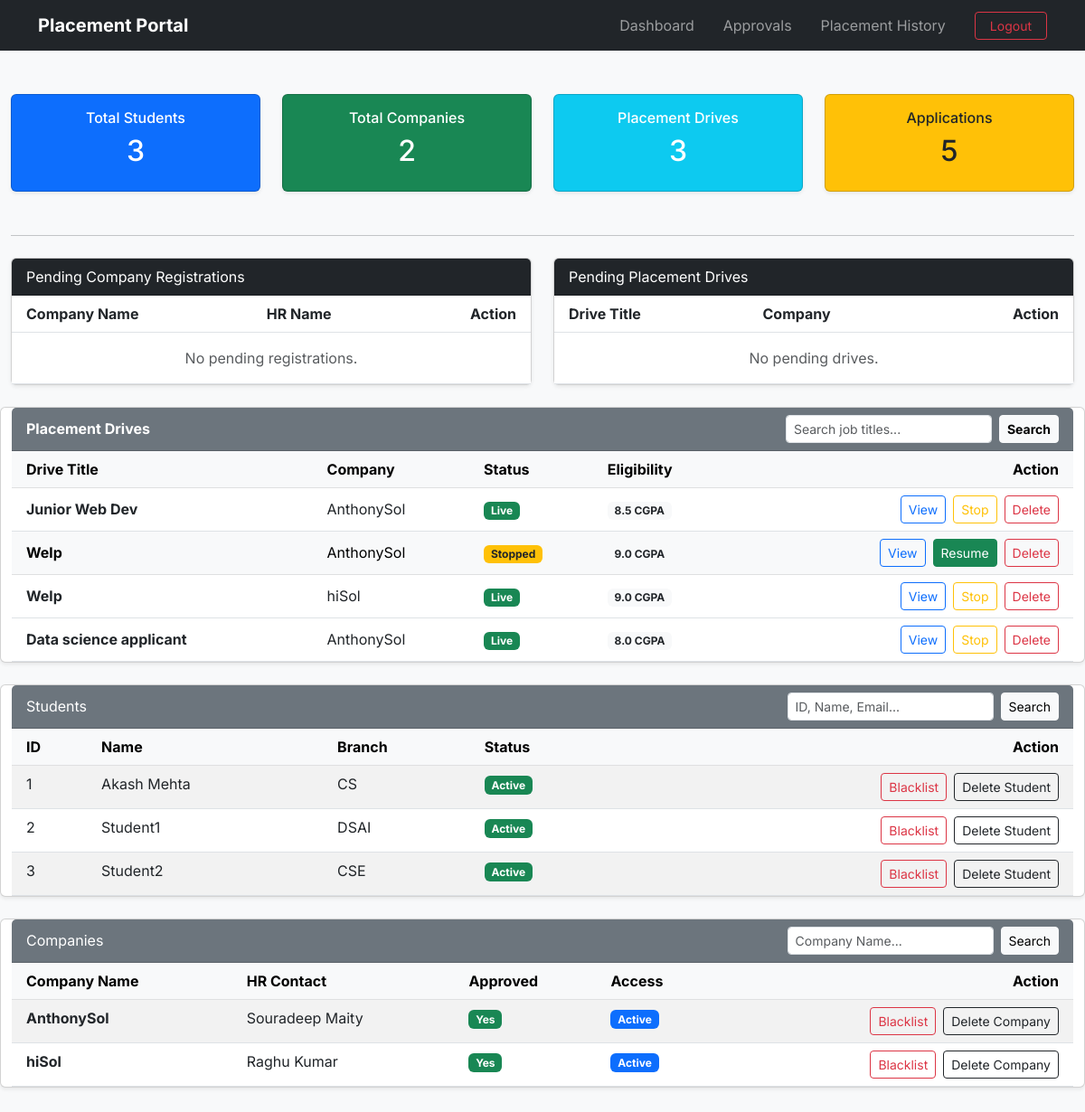
The app's page /admin/dashboard (signed in), older data.
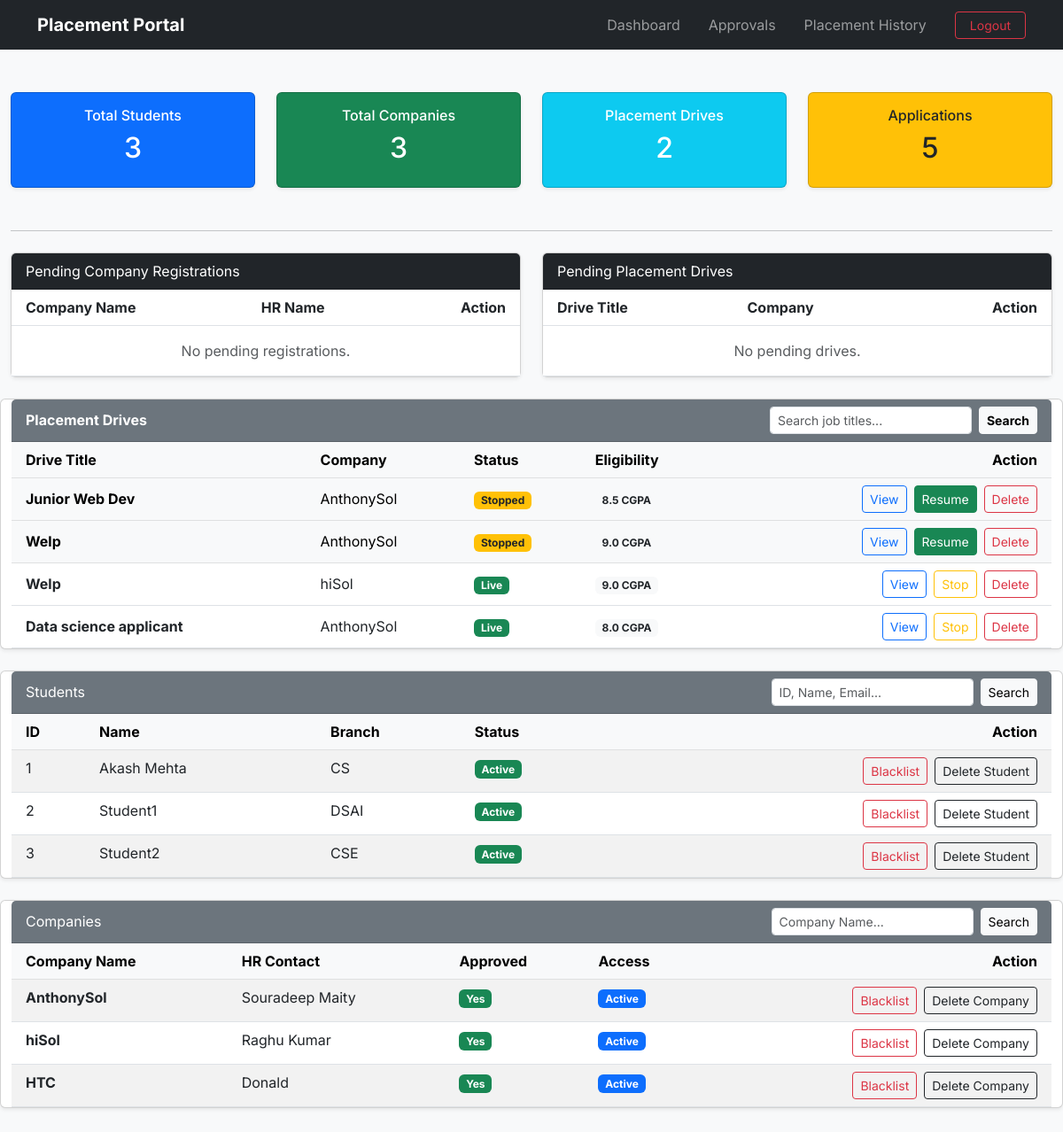
The same page, newer data.
### application/models.py (models this page shows)
class PlacementDrive(db.Model):
    __tablename__="placement_drives"
    id=db.Column(db.Integer(),primary_key=True)
    company_id=db.Column(db.Integer(),db.ForeignKey("companies.id"),nullable=False)
    job_title=db.Column(db.String(200),nullable=False)
    job_description=db.Column(db.Text(),nullable=False)
    job_location=db.Column(db.String(200),nullable=False)
    eligibility_CGPA=db.Column(db.Float(),nullable=False)
    eligibility_criteria_others=db.Column(db.Text(),nullable=True)
    deadline=db.Column(db.DateTime(),nullable=False)
    status=db.Column(db.String(30),default='Pending') #Pending, Approved, Denied or Closed. Will be done by Admin
    allowed_branches=db.Column(db.Text(),nullable=False)
    allowed_years=db.Column(db.Text(),nullable=False)
    created_at=db.Column(db.DateTime(),default=datetime.now)
    company=db.relationship("Company",back_populates="drives") #Child side
    applications=db.relationship("Application",back_populates="drive",cascade="all,delete-orphan") #Parent side

class Company(db.Model):
    __tablename__="companies"
    id=db.Column(db.Integer(),primary_key=True)
    user_id=db.Column(db.Integer(),db.ForeignKey("users.id"),nullable=False)
    company_name=db.Column(db.String(200),nullable=False)
    hr_name=db.Column(db.String(100),nullable=True)
    hr_contact=db.Column(db.String(100),nullable=True)
    website=db.Column(db.String(200),nullable=True)
    is_approved=db.Column(db.Boolean(),default=False) # Until Admin toggles this on the company wont be approved and wont be shown in dashboard
    user=db.relationship("User",back_populates="company") #Child side
    drives=db.relationship("PlacementDrive",back_populates="company",cascade="all,delete-orphan") #Parent side

class Student(db.Model):
    __tablename__="students"
    id=db.Column(db.Integer(),primary_key=True)
    user_id=db.Column(db.Integer(),db.ForeignKey("users.id"),nullable=False)
    name=db.Column(db.String(100),nullable=False)
    college=db.Column(db.String(200),nullable=False)
    branch=db.Column(db.String(100),nullable=False)
    semester=db.Column(db.String(10),nullable=False)
    cgpa=db.Column(db.Float(),nullable=False)
    resume_path=db.Column(db.String(400)) #This will store the file path of where the resume is stored
    user=db.relationship("User",back_populates="student") #Child side
    applications=db.relationship("Application",back_populates="student",cascade="all,delete-orphan") #Parent side

class User(db.Model):
    __tablename__="users"
    id=db.Column(db.Integer(),primary_key=True)
    username=db.Column(db.String(100),nullable=False,unique=True)
    email=db.Column(db.String(200),nullable=False,unique=True)
    password=db.Column(db.String(255),nullable=False)
    role=db.Column(db.String(10),nullable=False,default="student")
    created_at=db.Column(db.DateTime(),default=datetime.now)
    is_blacklisted=db.Column(db.Boolean(),default=False)
    company=db.relationship("Company",back_populates="user",uselist=False,cascade="all,delete-orphan")
    student=db.relationship("Student",back_populates="user",uselist=False,cascade="all,delete-orphan")

### application/controllers.py (the view, shortened to what this page needs)
@app.route('/admin/dashboard')
def admin_dashboard():
    if session.get('role')!='admin':
        flash('Unauthorized!','danger')
        return redirect(url_for('login'))
    pending_companies=Company.query.filter_by(is_approved=False).all()
    all_students=Student.query.all()
    all_companies=Company.query.all()
    pending_drives=PlacementDrive.query.filter_by(status='Pending').all()
    active_drives=PlacementDrive.query.filter(PlacementDrive.status.in_(['Approved','Stopped'])).all()
    stats = {
        'students': Student.query.count(),
        'companies': Company.query.filter_by(is_approved=True).count(),
        'drives': PlacementDrive.query.filter_by(status='Approved').count(),
        'applications': Application.query.count()
    }
    s_q=request.args.get('student_q','')
    c_q=request.args.get('company_q','')
    student_query=Student.query
    all_students = student_query.all()
    company_query=Company.query.filter_by(is_approved=True)
    all_companies = company_query.all()
    d_q = request.args.get('drive_q', '')
    drive_query = PlacementDrive.query.filter(PlacementDrive.status.in_(['Approved', 'Stopped']))
    if d_q:
        drive_query = drive_query.filter(PlacementDrive.job_title.ilike(f'%{d_q}%') |
                                         PlacementDrive.allowed_branches.ilike(f'%{d_q}%')|
                                         PlacementDrive.allowed_years.ilike(f'%{d_q}%')|
                                         PlacementDrive.company.has(Company.company_name.ilike(f'%{d_q}%')))
    active_drives = drive_query.all()
    return render_template('admin_dashboard.html',
                           stats=stats,
                           pending_companies=pending_companies,
                           students=all_students,
                           all_companies=all_companies,
                           pending_drives=pending_drives,
                           active_drives=active_drives,
                           s_q=s_q,c_q=c_q,d_q=d_q)

### templates/admin_dashboard.html (shortened to what the changed rows need)
{% extends 'base.html' %}
{% block content %}
<div class="container-fluid mt-4">
    <div class="row">
        <div class="col-md-3 mb-4">
            <div class="card bg-primary text-white shadow-sm">
                <div class="card-body text-center">
                    <h2>{{ stats.students }}</h2>
                </div>
            </div>
        </div>
        <div class="col-md-3 mb-4">
            <div class="card bg-success text-white shadow-sm">
                <div class="card-body text-center">
                    <h6>Total Companies</h6>
                    <h2>{{ stats.companies }}</h2>
                </div>
            </div>
        </div>
        <div class="col-md-3 mb-4">
            <div class="card bg-info text-white shadow-sm">
                <div class="card-body text-center">
                    <h6>Placement Drives</h6>
                    <h2>{{ stats.drives }}</h2>
                </div>
            </div>
        </div>
        <div class="col-md-3 mb-4">
            <div class="card bg-warning text-dark shadow-sm">
                <div class="card-body text-center">
                    <h2>{{ stats.applications }}</h2>
                </div>
            </div>
        </div>
    </div>
    <div class="row">
        <div class="col-md-6">
            <div class="card mb-4 shadow-sm">
                <div class="card-body p-0">
                    <table class="table table-hover mb-0">
                        <thead>
                            <tr>
                                <th class="ps-3">Company Name</th>
                                <th>HR Name</th>
                                <th class="text-end pe-3">Action</th>
                            </tr>
                        </thead>
                    </table>
                </div>
            </div>
        </div>
        <div class="col-md-6">
            <div class="card mb-4 shadow-sm">
                <div class="card-body p-0">
                    <table class="table table-hover mb-0">
                        <thead>
                            <tr>
                                <th class="ps-3">Drive Title</th>
                                <th class="ps-3">Company</th>
                                <th class="text-end pe-3">Action</th>
                            </tr>
                        </thead>
                    </table>
                </div>
            </div>
        </div>
        <div class="card shadow-sm mb-4">
        <div class="card-body p-0">
            <table class="table table-hover align-middle mb-0">
                <thead class="table-light">
                    <tr>
                        <th class="ps-3">Drive Title</th>
                        <th>Company</th>
                        <th>Status</th> <th>Eligibility</th>
                        <th class="text-end pe-3">Action</th>
                    </tr>
                </thead>
                <tbody>
                    {% for drive in active_drives %}
                    <tr class="{{ 'table-light text-muted' if drive.status == 'Stopped' }}"> <td class="ps-3">
                            <strong>{{ drive.job_title }}</strong>
                        </td>
                        <td>{{ drive.company.company_name }}</td>
                        <td>
                            {% if drive.status == 'Approved' %}
                                <span class="badge bg-success">Live</span>
                            {% else %}
                                <span class="badge bg-warning text-dark">Stopped</span>
                            {% endif %}
                        </td>
                        <td><span class="badge bg-light text-dark">{{ drive.eligibility_CGPA }} CGPA</span></td>
                        <td class="text-end pe-3">
                            <div class="d-flex justify-content-end gap-2">
                                <a href="{{ url_for('admin_review_drive', drive_id=drive.id) }}" class="btn btn-sm btn-outline-primary">View</a>
                                {% if drive.status == 'Approved' %}
                                    <form action="{{ url_for('stop_drive', drive_id=drive.id) }}" method="POST" class="m-0">
                                        <button type="submit" class="btn btn-sm btn-outline-warning">Stop</button>
                                    </form>
                                {% else %}
                                    <form action="{{ url_for('resume_drive', drive_id=drive.id) }}" method="POST" class="m-0">
                                        <button type="submit" class="btn btn-sm btn-success text-white">Resume</button>
                                    </form>
                                {% endif %}
                                <form action="{{ url_for('delete_drive', drive_id=drive.id) }}" method="POST" class="m-0">
                                    <button type="submit" class="btn btn-sm btn-outline-danger">Delete</button>
                                </form>
                            </div>
                        </td>
                    </tr>
                    {% else %}
                    <tr><td colspan="5" class="text-center py-4 text-muted">No matching drives found.</td></tr>
                    {% endfor %}
                </tbody>
            </table>
        </div>
    </div>
    <div class="card shadow-sm mb-4">
        <div class="card-body p-0">
            <table class="table table-striped mb-0">
                <thead class="table-light">
                    <tr>
                        <th class="ps-3">ID</th>
                        <th>Name</th>
                        <th>Branch</th>
                        <th>Status</th>
                        <th class="text-end pe-3">Action</th>
                    </tr>
                </thead>
                <tbody>
                    {% for student in students %}
                    <tr>
                        <td class="ps-3">{{ student.id }}</td>
                        <td>{{ student.name }}</td>
                        <td>{{ student.branch }}</td>
                        <td>
                            <span class="badge {{ 'bg-danger' if student.user.is_blacklisted else 'bg-success' }}">
                                {{ 'Blacklisted' if student.user.is_blacklisted else 'Active' }}
                            </span>
                        </td>
                        <td class="text-end pe-3">
                            <div class="d-flex justify-content-end gap-2 align-items-center">
                                <form action="{{ url_for('toggle_blacklist', user_id=student.user_id) }}" method="POST" class="m-0">
                                    <button type="submit" class="btn btn-sm {{ 'btn-outline-warning' if student.user.is_blacklisted else 'btn-outline-danger' }}">
                                        {{ 'Activate' if student.user.is_blacklisted else 'Blacklist' }}
                                    </button>
                                </form>
                                <form action="{{ url_for('delete_user', user_id=student.user_id) }}" method="POST" class="m-0">
                                    <button type="submit" class="btn btn-sm btn-outline-dark">Delete Student</button>
                                </form>
                            </div>
                        </td>
                    </tr>
                    {% else %}
                    <tr><td colspan="5" class="text-center py-4 text-muted">No students found matching your search.</td></tr>
                    {% endfor %}
                </tbody>
            </table>
        </div>
    </div>
    <div class="card shadow-sm mb-4">
        <div class="card-body p-0">
            <table class="table table-striped mb-0">
                <thead class="table-light">
                    <tr>
                        <th class="ps-3">Company Name</th>
                        <th>HR Contact</th>
                        <th>Approved</th>
                        <th>Access</th>
                        <th class="text-end pe-3">Action</th>
                    </tr>
                </thead>
                <tbody>
                    {% for company in all_companies %}
                    <tr>
                        <td class="ps-3"><strong>{{ company.company_name }}</strong></td>
                        <td>{{ company.hr_name }}</td>
                        <td>
                            <span class="badge {{ 'bg-success' if company.is_approved else 'bg-warning text-dark' }}">
                                {{ 'Yes' if company.is_approved else 'No' }}
                            </span>
                        </td>
                        <td>
                            <span class="badge {{ 'bg-danger' if company.user.is_blacklisted else 'bg-primary' }}">
                                {{ 'Blacklisted' if company.user.is_blacklisted else 'Active' }}
                            </span>
                        </td>
                        <td class="text-end pe-3">
                            <div class="d-flex justify-content-end gap-2 align-items-center">
                                <form action="{{ url_for('toggle_blacklist', user_id=company.user_id) }}" method="POST" class="m-0">
                                    <button type="submit" class="btn btn-sm {{ 'btn-outline-warning' if company.user.is_blacklisted else 'btn-outline-danger' }}">
                                        {{ 'Activate' if company.user.is_blacklisted else 'Blacklist' }}
                                    </button>
                                </form>
                                <form action="{{ url_for('delete_user', user_id=company.user_id) }}" method="POST" class="m-0">
                                    <button type="submit" class="btn btn-sm btn-outline-dark">Delete Company</button>
                                </form>
                            </div>
                        </td>
                    </tr>
                    {% else %}
                    <tr><td colspan="5" class="text-center py-4 text-muted">No companies found matching your search.</td></tr>
                    {% endfor %}
                </tbody>
            </table>
        </div>
    </div>
</div>
{% endblock %}

Row changes from the older to the newer data that the page shows:
changed PlacementDrive "Junior Web Dev": status "Live Stop" → "Stopped Resume"
added Company: company_name "HTC", hr_name "Donald", is_approved "Yes"
added User: is_blacklisted "Active", is_blacklisted "Blacklist"
Text that changed along with them:
{{ stats.companies }}: "2" → "3"
{{ stats.drives }}: "3" → "2"
